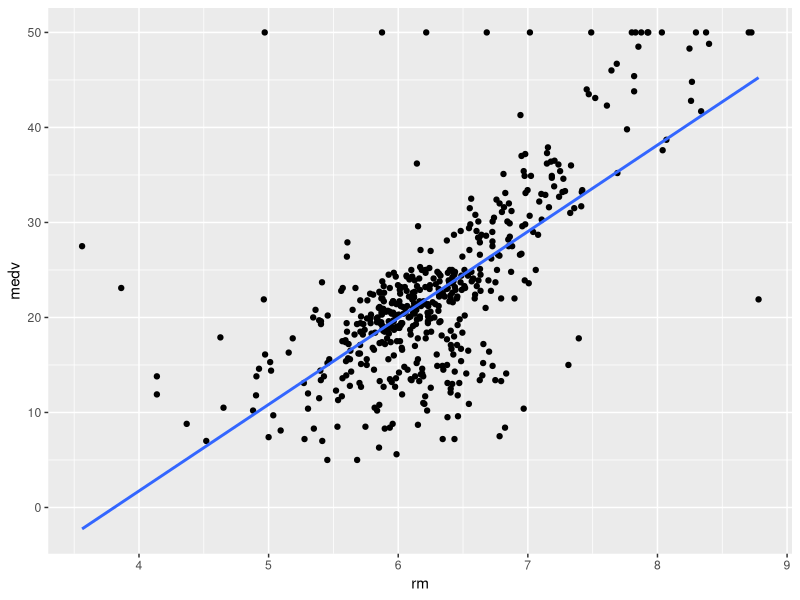
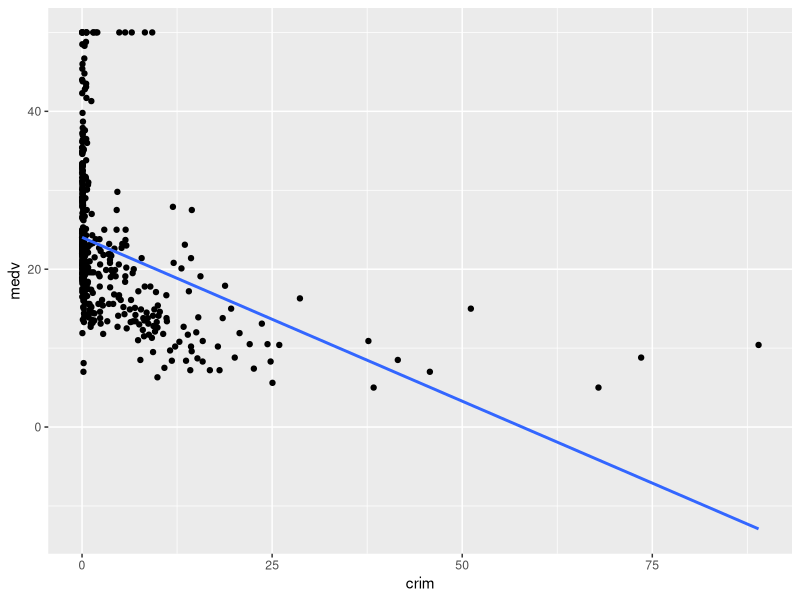
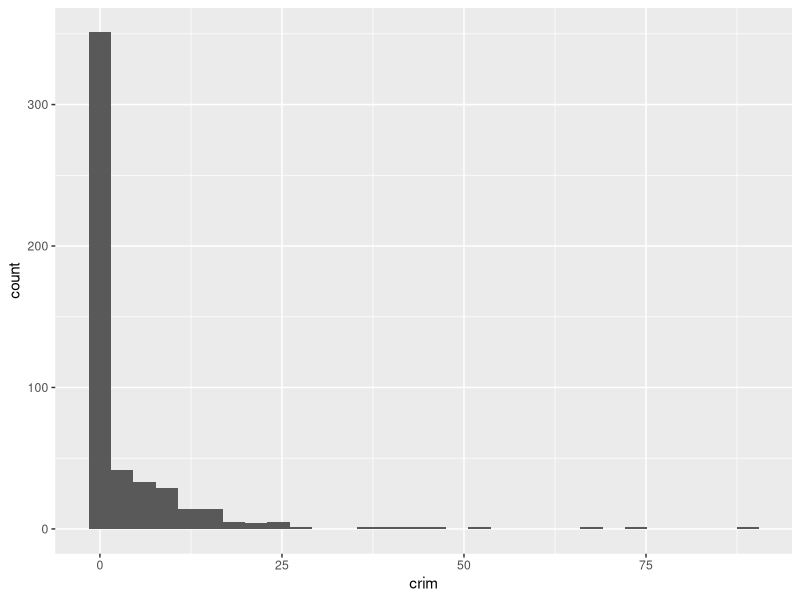

The R script that drew these images, in order:
library(tidyverse)
library(MASS)

ggplot(data=Boston) + aes(x=rm, y=medv) + geom_point() +
  geom_smooth(method="lm", se=FALSE)

#1. The graphic you just created fits a best line to a cloud of points. Copy and modify the code to produce a plot where “crim” is the x variable instead of “rm.”

ggplot(data=Boston) + 
  aes(x=crim, y=medv) + 
  geom_point() +
  geom_smooth(method="lm", se=FALSE)

#2. Produce a histogram and descriptive statistics for Boston$crim. Write a comment describing any anomalies or oddities.

ggplot(Boston)+
  geom_histogram(aes(x=crim))

summary(Boston$crim)

#Though the mean is 3.6, there are values which range up to 88.97, so there are definite outliers

#3. Produce a linear model, using the lm( ) function where crim predicts medv. Remember that in R’s formula language, the outcome variable comes first and is separated from the predictors by a tilde, like this: medv ~ crim Try to get in the habit of storing the output object that is produced by lm and other analysis procedures. For example, I often use lmOut <- lm( . . .

lmout <- lm(medv~crim,Boston)
summary(lmout)

#4. Run a multiple regression where you use rm, crim, and dis (distance to Boston employment centers). Use all three predictors in one model with this formula: medv ~ crim + rm + dis

lmoutmult <- lm(medv~crim+rm+dis,Boston)

#5. Interpret the results of your analysis in a comment. Make sure to mention the pvalue, the adjusted R-squared, the list of significant predictors and the coefficient for each significant predictor.
                                                                 
summary(lmoutmult)
#the adjusted R squared is about 53%, so that means these 3 factors account for about half of the components which impact the result
#the significant predictors are crim and rm, dis does not seem to have as large of an impact on medv as the others
#the coefficient of crim is -0.25405 and the coefficient of rm is 8.34257
#the statistical significance of crim and rm are very low, indicating that they are significant, yet the statistical significance of dis is relatively high, so it is not nearly as significant in the determination of medv

#6. Create a one-row data frame that contains some plausible values for the predictors. For example, this data frame contains the median values for each predictor: predDF <- data.frame(crim = 0.26, dis=3.2, rm=6.2)

predDF <- data.frame(crim=.2,dis=3,rm=5.8)
                                                                 
#7. Use the predict( ) command to predict a new value of medv from the onerow data frame. If you stored the output of your lm model in lmOut, the command would look like this: predict(lmOut, predDF)

predict(lmoutmult,predDF)


?Boston
